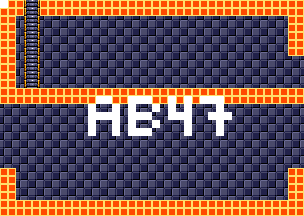

Rendered tile map (Tiled .tmx) drawn with the repository's tilesets; below, a short description and the map source with its tile grids summarised:
An orthogonal 38x27 tile map with 8x8 px tiles, 4 tile layers (background, foreground, room numbers, Objects), 10 tilesets.

<map version="1.5" tiledversion="1.7.1" orientation="orthogonal" renderorder="right-down" width="38" height="27" tilewidth="8" tileheight="8" infinite="0" nextlayerid="11" nextobjectid="1">
 <tileset firstgid="1" source="tilesheets/tsKarniMata.tsx" />
 <tileset firstgid="1025" source="tilesheets/tsVoodooWasp.tsx" />
 <tileset firstgid="2049" source="tilesheets/tsGoddess.tsx" />
 <tileset firstgid="3073" source="tilesheets/tsKonark.tsx" />
 <tileset firstgid="4097" name="sEnemies" tilewidth="8" tileheight="8" tilecount="1024" columns="32">
  <image source="../grapx/tilesheets/sKarniMata.bmp" trans="ff94ff" width="256" height="256" />
 </tileset>
 <tileset firstgid="5121" source="tilesheets/tsIceTemple.tsx" />
 <tileset firstgid="6145" source="tilesheets/sTiwanakuTemple.tsx" />
 <tileset firstgid="7169" source="tilesheets/sIndraTemple.tsx" />
 <tileset firstgid="8193" source="tilesheets/sTeleport.tsx" />
 <tileset firstgid="9217" source="tilesheets/sObjects.tsx" />
 <layer id="2" name="background" width="38" height="27">
  <data>[1026 cells, 1026 non-empty, 2 distinct tile ids]</data>
 </layer>
 <layer id="1" name="foreground" width="38" height="27">
  <data>[1026 cells, 290 non-empty, 3 distinct tile ids]</data>
 </layer>
 <layer id="7" name="room numbers" width="38" height="27">
  <data>[1026 cells, 44 non-empty, 1 distinct tile ids]</data>
 </layer>
 <layer id="10" name="Objects" width="38" height="27">
  <data>[1026 cells, 0 non-empty, 0 distinct tile ids]</data>
 </layer>
</map>
